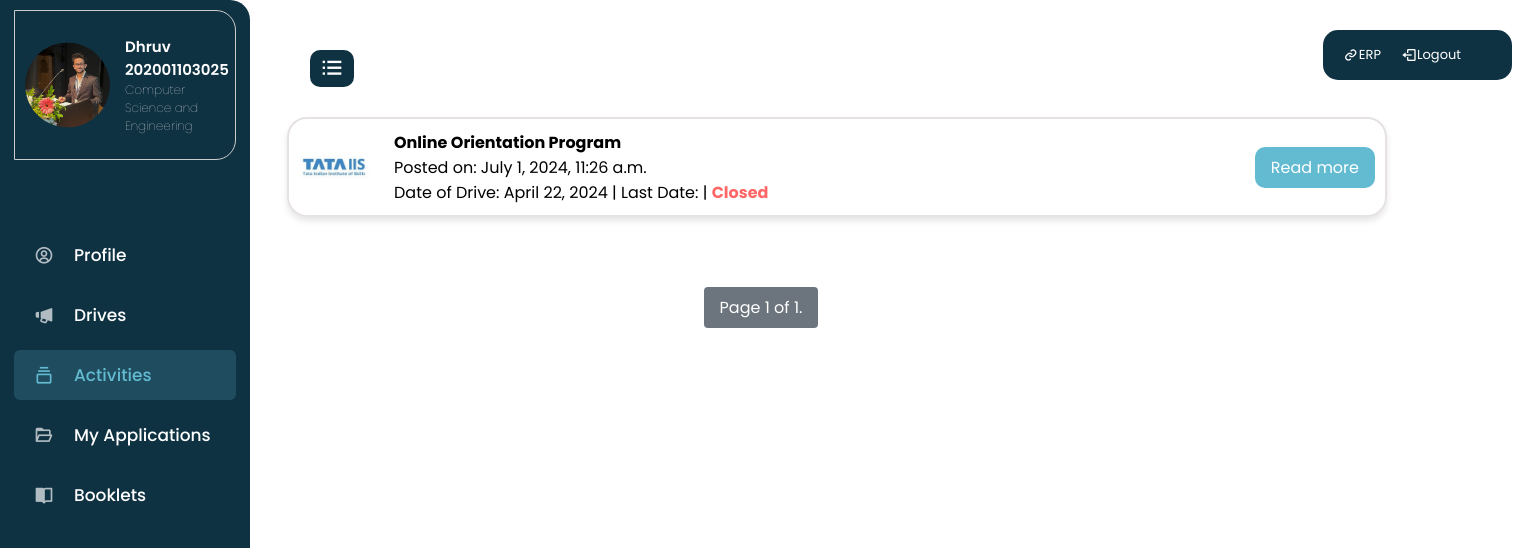
The app's page /activities/ (signed in) with its own data.
### users/models.py (models this page shows, shortened)
class Student(models.Model):
    user = models.OneToOneField(CustomUser,on_delete=models.CASCADE,null=True,blank=True)
    Placement_choice = [
        ('On-campus','On-campus'),
        ('Off-campus','Off-campus'),
    ]
    preferences=[
        ('Job','Job'),
        ('Entrepreneurship','Entrepreneurship'),
        ('Higher Studies','Higher Studies')
    ]
    Gap =[
        ('0','0'),
        ('1','1'),
        ('2','2'),
    ]
    Boolean_choices =[
        ('No','No'),
        ('Yes','Yes'),
    ]
    GENDER_CHOICES = [
        ('M', 'Male'),
        ('F', 'Female'),
        ('O', 'Other'),
    ]
    FIRST_NAME = models.CharField(max_length=255)
    MIDDLE_NAME = models.CharField(max_length=255)
    LAST_NAME= models.CharField(max_length=255)
    PRN = models.PositiveIntegerField(unique=True)
    DOB = models.DateField(default='2001-10-02')
    GENDER = models.CharField(max_length=10, choices=GENDER_CHOICES)
    EMAIL = models.EmailField(unique=True)
    PERSONAL_EMAIL = models.EmailField(unique=True)
    AGE = models.PositiveIntegerField()
    MOBILE_NO = models.PositiveIntegerField()
    ALT_Mobile_NO = models.PositiveIntegerField()
    LOCAL_ADDRS = models.CharField(max_length=255)
    PERM_ADDRS = models.CharField(max_length=255)
    Native_Place = models.CharField(max_length=255)
    X_Percentage = models.DecimalField(max_digits=5, decimal_places=2)
    Xth_marksheet = models.FileField(upload_to='documents/10th', null=True, blank=True)
    X_year_of_passing = models.PositiveIntegerField()
    X_board = models.CharField(max_length=255)
    XIIth_marksheet = models.FileField(upload_to='documents/12th', null=True, blank=True)
    XII_Percentage = models.DecimalField(max_digits=5, decimal_places=2, null=True, blank=True)
    XII_year_of_passing = models.PositiveIntegerField(null=True, blank=True)
    XII_board = models.CharField(max_length=255, null=True, blank=True)
    Diploma_percentage = models.DecimalField(max_digits=5, decimal_places=2, null=True, blank=True)
    Diploma_Firstyear_marksheet = models.FileField(upload_to='documents/diploma1', null=True, blank=True)
    Diploma_Secondyear_marksheet = models.FileField(upload_to='documents/diploma2', null=True, blank=True)
    Diploma_Thirdyear_marksheet = models.FileField(upload_to='documents/diploma3', null=True, blank=True)
    Diploma_year_of_passing = models.PositiveIntegerField(null=True, blank=True)
    Diploma_college = models.CharField(max_length=255, null=True, blank=True)
    Diploma_branch = models.CharField(max_length=255, null=True, blank=True)
    Admission_Type = models.CharField(max_length=255)
    YEAR_CHOICES = [(str(year), str(year)) for year in range(2020, 2031)]
    Pass_out_Year = models.CharField(max_length=10, choices=YEAR_CHOICES)
    department = models.ForeignKey(Department, on_delete=models.SET_NULL, null=True)
    SEM_1_sgpa = models.DecimalField(max_digits=4, decimal_places=2)
    sem1_marksheet = models.FileField(upload_to='documents/Sem1', null=True, blank=True)
    SEM_2_sgpa = models.DecimalField(max_digits=4, decimal_places=2)
    sem2_marksheet = models.FileField(upload_to='documents/Sem2', null=True, blank=True)
    SEM_3_sgpa = models.DecimalField(max_digits=4, decimal_places=2)
    sem3_marksheet = models.FileField(upload_to='images/documents/Sem3', null=True, blank=True)
    SEM_4_sgpa = models.DecimalField(max_digits=4, decimal_places=2)
    sem4_marksheet = models.FileField(upload_to='documents/Sem4', null=True, blank=True)
    SEM_5_sgpa = models.DecimalField(max_digits=4, decimal_places=2, null=True, blank=True)
    sem5_marksheet = models.FileField(upload_to='documents/Sem5', null=True, blank=True)
    SEM_6_sgpa = models.DecimalField(max_digits=4, decimal_places=2, null=True, blank=True)
    sem6_marksheet = models.FileField(upload_to='documents/Sem6', null=True, blank=True)
    SEM_7_sgpa = models.DecimalField(max_digits=4, decimal_places=2, null=True, blank=True)
    sem7_marksheet = models.FileField(upload_to='documents/Sem7', null=True, blank=True)
    SEM_8_sgpa = models.DecimalField(max_digits=4, decimal_places=2, null=True, blank=True)
    sem8_marksheet = models.FileField(upload_to='documents/Sem8', null=True, blank=True)
    AVG_TILL_SEM_cgpa = models.DecimalField(max_digits=5, decimal_places=2, null=True, blank=True)
    AVG_TILL_SEM_percentage = models.DecimalField(max_digits=5, decimal_places=2, null=True, blank=True)
    Live_backlogs = models.CharField(max_length=25,choices=Boolean_choices)
    Dead_backlogs = models.CharField(max_length=25, choices=Boolean_choices)
    Year_gap = models.CharField(max_length=255,choices=Gap)
    Languages = models.CharField(max_length= 100)
    minor_projects =models.CharField(max_length= 200)
    major_projects =models.CharField(max_length= 200)
    Preference_1 = models.CharField(max_length=255,choices=preferences)
    Preference_2 = models.CharField(max_length=255,choices=preferences)
    Preference_3 = models.CharField(max_length=255,choices=preferences)
    Placed = models.CharField(max_length =20,choices= Boolean_choices, null=True, blank=True)
    Placement_type = models.CharField(max_length =20, null=True, blank=True ,choices=Placement_choice)
    Company_name = models.CharField(max_length =20, null=True, blank=True)
    Profile_photo = models.ImageField(upload_to='images/profiles/student', null=True, blank=True)

class CustomUser(AbstractUser):
    USER_CHOICES = [
        ('Student', 'Student'),
        ('Coordinator', 'Coordinator'),
        ('TNP-Office', 'TNP-Office'),
    ]
    user_type = models.CharField(max_length=15, choices=USER_CHOICES,default ='Student')
    username = models.CharField(max_length=10,null=True,blank=True)
    USERNAME_FIELD = 'email'
    REQUIRED_FIELDS = []
    email = models.EmailField(unique=True)

### notices/models.py (models this page shows, shortened)
class Department(models.Model):
    name = models.CharField(max_length=100)
    id = models.AutoField(primary_key=True)
    def __str__(self):
        return self.name

class Activity(models.Model):
    ACTIVITY_STATUS_CHOICES = [
        ('Closed', 'Closed'),
        ('Active', 'Active'),
        ('Upcoming', 'Upcoming'),
    ]
    Reference_no = models.CharField(max_length=100)
    activity_id = models.AutoField(primary_key=True)
    title = models.CharField(max_length=100)
    company_logo = models.ImageField(null=True,blank=True,upload_to='logos/')
    company_name = models.CharField(max_length=255)
    industry_type = models.CharField(max_length=255)
    activity_date = models.DateField()
    department = models.ManyToManyField(Department)
    content = models.TextField()
    creation_date = models.DateTimeField(auto_now_add=True)
    link = models.CharField(max_length=200, blank=True)
    activity_status = models.CharField(max_length=10, choices=ACTIVITY_STATUS_CHOICES, default='Upcoming')
    class Meta:
        ordering = ['-creation_date']

### notices/views.py (the view)
# urls.py: path('activities/', views.activities, name='activities'),
def activities(request):
    activities_list = Activity.objects.all()
    paginator = Paginator(activities_list, 10)  # Show 10 activities per page
    page_number = request.GET.get('page')
    page_obj = paginator.get_page(page_number)
    context = {'page_obj': page_obj}
    return render(request, 'activities.html', context)

### notices/templates/activities.html (shortened to what this page needs)
{% extends 'main.html' %}
{% block content %}
<div class="view-toggle">
  <button id="toggleButton"><i class='bx bx-list-ul' ></i><span class="tooltip">Change View</span>
  </button>
</div>
<div class="list-container" id="listContainer" style="display: none;">
  {% for activity in page_obj %}
  <div class="list-item" data-status="{{ activity.activity_status }}">
    <div class="list-item-left">
      <div class="logo">
        <img src="{{ activity.company_logo.url }}" alt="Company Logo" />
      </div>
      <div class="dates">
        <div class="drive-title">{{ activity.title }}</div>
        <div class="post-date">Posted on: {{ activity.creation_date }} </div>
        <div class="post-date">Date of Drive: {{ activity.activity_date }} | Last Date: {{ activity.application_last_date }}  |  <span class="status-text {{ activity.activity_status | lower }}">{{ activity.activity_status }}</span> </div>
      </div>
    </div>
    <div class="list-item-right">
      <div class="list-read-more">
        <a href="{% url 'activity' activity.activity_id %}">Read more</a>
      </div>
    </div>
  </div>
  {% endfor %}
</div>
<div class="pagination">
  <span class="step-links">
      <span class="current">
          Page {{ page_obj.number }} of {{ page_obj.paginator.num_pages }}.
      </span>
  </span>
</div>
{% endblock %}

### notices/templates/sidebar.html (shortened to what this page needs)
{% load static %}
<!DOCTYPE html>
<html lang="en">
<head>
    <link rel="stylesheet" type="text/css" href="{% static 'css/sidebar.css' %}" />
    <link href='https://unpkg.com/boxicons@2.1.1/css/boxicons.min.css' rel='stylesheet'>
</head>
<body>
    <div class="sidebar-container">
        <div class="horizontal-bar">
            <div class="erp-logout-links">
                <a href="https://erp.mgmu.ac.in/" class="erp-col">
                    <i class='bx bx-link icon erp-icon'></i>
                    <span class="text nav-text erp-text">ERP</span>
                </a>
                <a href="{% url 'logout' %}" class="logout-col">
                    <i class='bx bx-log-out icon logout-icon'></i>
                    <span class="text nav-text logout-text">Logout</span>
                </a>
            </div>
        </div>
    <nav class="sidebar">
        <header>
            <div class="profile-container">
                <div class="profile-picture">
                    {% if user_profile.Profile_photo %}
                    <img src="{{ user_profile.Profile_photo.url }}" alt="Profile Picture" class="profile-image" />
                    {% elif user_profile.PROFILE_PHOTO %}
                    <img src="{{ user_profile.PROFILE_PHOTO.url }}" alt="Profile Picture" class="profile-image" />
                    {% else %}
                    <img src="{% static 'images/user-default.png.' %}" alt="Placeholder Profile Picture" class="profile-image" />
                    {% endif %}
                </div>
                <div class="profile-info">
                    <span class="name">
                        {% if request.user.student %}
                        {{ request.user.student.FIRST_NAME }}
                        {{ request.user.student.PRN }}
                        {% elif request.user.coordinator %}
                        {{ request.user.coordinator.NAME }}
                        {{ request.user.coordinator.C_ID }}
                        {% elif request.user.tnpoffice %}
                        {{ request.user.tnpoffice.NAME }}
                        {{ request.user.tnpoffice.T_ID }}
                        {% endif %}
                    </span>
                    <span class="department">{% if request.user.user_type == 'Student' %}
                        <span class="department">{{ request.user.student.department }}</span>
                    {% elif request.user.user_type == 'Coordinator' %}
                        <span class="department">{{ request.user.coordinator.department }}</span>
                    {% endif %}</span>
                </div>
            </div>
        </header>
        <div class="menu-bar">
            <div class="menu">
            <ul class="menu-links">
                    {% if request.user.is_authenticated and request.user.user_type == 'Student' %}
                    <li class="nav-link {% if request.path|slice:":16" == '/student-profile' %}active{% endif %}">
                        <a href="{% url 'student_profile' student_prn=request.user.student.PRN %}">
                            <i class='bx bx-user-circle icon'></i>
                            <span class="text nav-text">Profile</span>
                        </a>
                    </li>
                {% endif %}
                <li class="nav-link {% if request.path|slice:":11" == '/all-drives' %}active{% endif %}">
                    <a href="{% url 'all-drives' %}">
                            <i class='bx bxs-megaphone icon' ></i>
                            <span class="text nav-text">Drives</span>
                        </a>
                    </li>
                    <li class="nav-link {% if request.path|slice:":11" == '/activities' %}active{% endif %}">
                        <a href="{% url 'activities' %}">
                            <i class='bx bx-collection icon'></i>
                            <span class="text nav-text">Activities</span>
                        </a>
                    </li>
                    {% if request.user.is_authenticated and request.user.user_type == 'Student' %}
                    <li class="nav-link {% if request.path|slice:":16" == '/my_applications' %}active{% endif %}">
                        <a href="{% url 'my_applications' student_prn=request.user.student.PRN %}">
                            <i class='bx bx-folder-open icon' ></i>
                            <span class="text nav-text">My Applications</span>
                        </a>
                    </li>
                    {% endif %}
                    <li class="nav-link {% if request.path == '/booklets/' %}active{% endif %}">
                        <a href="{% url 'all-booklets' %}">
                            <i class='bx bxs-book-open icon' ></i>
                            <span class="text nav-text">Booklets</span>
                        </a>
                    </li>
            </ul>
            </div>
    </nav>
    </div>
</body>
</html>

### records on screen
Student: Profile_photo (picture)
CustomUser: user.student.FIRST_NAME "Dhruv", user.student.PRN "202001103025", user.student.department "Computer Science and Engineering"
Activity: company_logo (picture), title "Online Orientation Program", creation_date "July 1, 2024, 11:26 a.m.", activity_date "April 22, 2024", activity_status "Closed"

### other values on screen
{{ page_obj.number }} "1"
{{ page_obj.paginator.num_pages }} "1"
